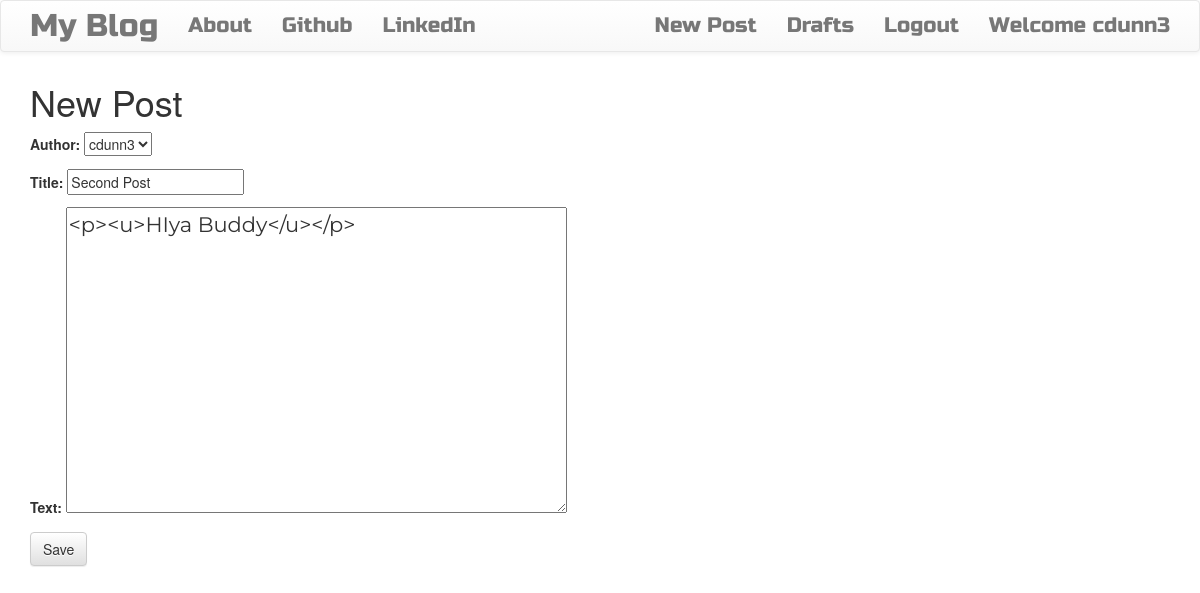
Screenshot of /post/3/edit/ (signed in) with the database file from the repository.
### blog/models.py (models this page shows, shortened)
class Post(models.Model):
    author = models.ForeignKey('auth.User')
    title = models.CharField(max_length=200)
    text = models.TextField()
    create_date = models.DateTimeField(default=timezone.now)
    published_date = models.DateTimeField(blank=True, null=True)

### blog/views.py (the view)
# urls.py: url(r'^post/(?P<pk>\d+)/edit/$',views.PostUpdateView.as_view(),name='post_update'),
class PostUpdateView(LoginRequiredMixin, UpdateView):
    login_url = '/login/'
    redirect_field_name = 'blog/post_detail.html'
    form_class = PostForm
    model = Post

### blog/forms.py
class PostForm(forms.ModelForm):
    class Meta():
        model = Post
        fields = ('author', 'title', 'text')
        widgets = {
            'title': forms.TextInput(attrs={'class':'textinputclass'}),
            'text':forms.Textarea(attrs={'class':'loader editable medium-editor-textarea postcontent'}),
        }

### blog/templates/blog/post_form.html (shortened to what this page needs)
{% extends 'blog/base.html' %}
{% block content %}
  <h1>New Post</h1>
  <form class="post-form" method="POST">
    {{ form.as_p }}
    <button class='save btn btn-default' type="submit">Save</button>
  </form>
{%endblock%}

### blog/templates/blog/base.html (shortened to what this page needs)
<!DOCTYPE html>
{% load staticfiles %}
<html>
  <head>
    <link rel="stylesheet" href="https://maxcdn.bootstrapcdn.com/bootstrap/3.3.7/css/bootstrap.min.css">
    <link rel="stylesheet" href="https://maxcdn.bootstrapcdn.com/bootstrap/3.3.7/css/bootstrap-theme.min.css">
    <link rel="stylesheet" href="//cdn.jsdelivr.net/npm/medium-editor@latest/dist/css/medium-editor.min.css" type="text/css" media="screen" charset="utf-8">
    <link rel="stylesheet" href="{% static 'css/blog.css' %}">
  <body>
    <nav class="navbar navbar-default techfont custom-navbar">
      <div class="container">
        <ul class='nav navbar-nav'>
          <li>
            <a class='navbar-brand bigbrand' href="{% url 'post_list' %}">My Blog</a>
          </li>
          <li>
            <a href="{% url 'about' %}">About</a>
          </li>
          <li>
            <a href="https://www.github.com">Github</a>
          </li>
          <li>
            <a href="https://www.linkedin.com">LinkedIn</a>
          </li>
        </ul>
        <ul class='nav navbar-nav navbar-right'>
          {% if user.is_authenticated %}
            <li>
              <a href="{% url 'post_new' %}">New Post</a>
            </li>
            <li>
              <a href="{% url 'post_draft_list' %}">Drafts</a>
            </li>
            <li>
              <a href="{% url 'logout' %}">Logout</a>
            </li>
            <li>
              <a> Welcome {{user.username}}</a>
            </li>
          {% else %}
            <li>
              <a class='nav navbar-right' href="{% url 'login' %}"><span class='glyphicon glyphicon-user'></span></a>
            </li>
          {% endif %}
        </ul>
      </div>
    </nav>
    <div class="content container">
      <div class="row">
        <div class="col-md-8">
          <div class="blog_posts">
            {% block content %}
            {% endblock %}
          </div>
        </div>
      </div>
    </div>
  </body>
</html>

### blog/static/css/blog.css (style rules this page uses)
.techfont { font-family: 'Russo One',sans-serif; font-size: 1.5em; margin-bottom: 10px; }
.bigbrand { font-size: 1.5em; }
.postcontent { font-family: "Montserrat"; font-size: 1.5em }
.loader { filter:hue-rotate(0deg); color:linear-gradient(45deg,#0f8,#08f); animation:hue 10000ms infinite linear; }

### rows the page displays
Post: author "cdunn3", title "Second Post", text "<p><u>HIya Buddy</u></p>"

### other values shown
{{ user.username }} "cdunn3"
